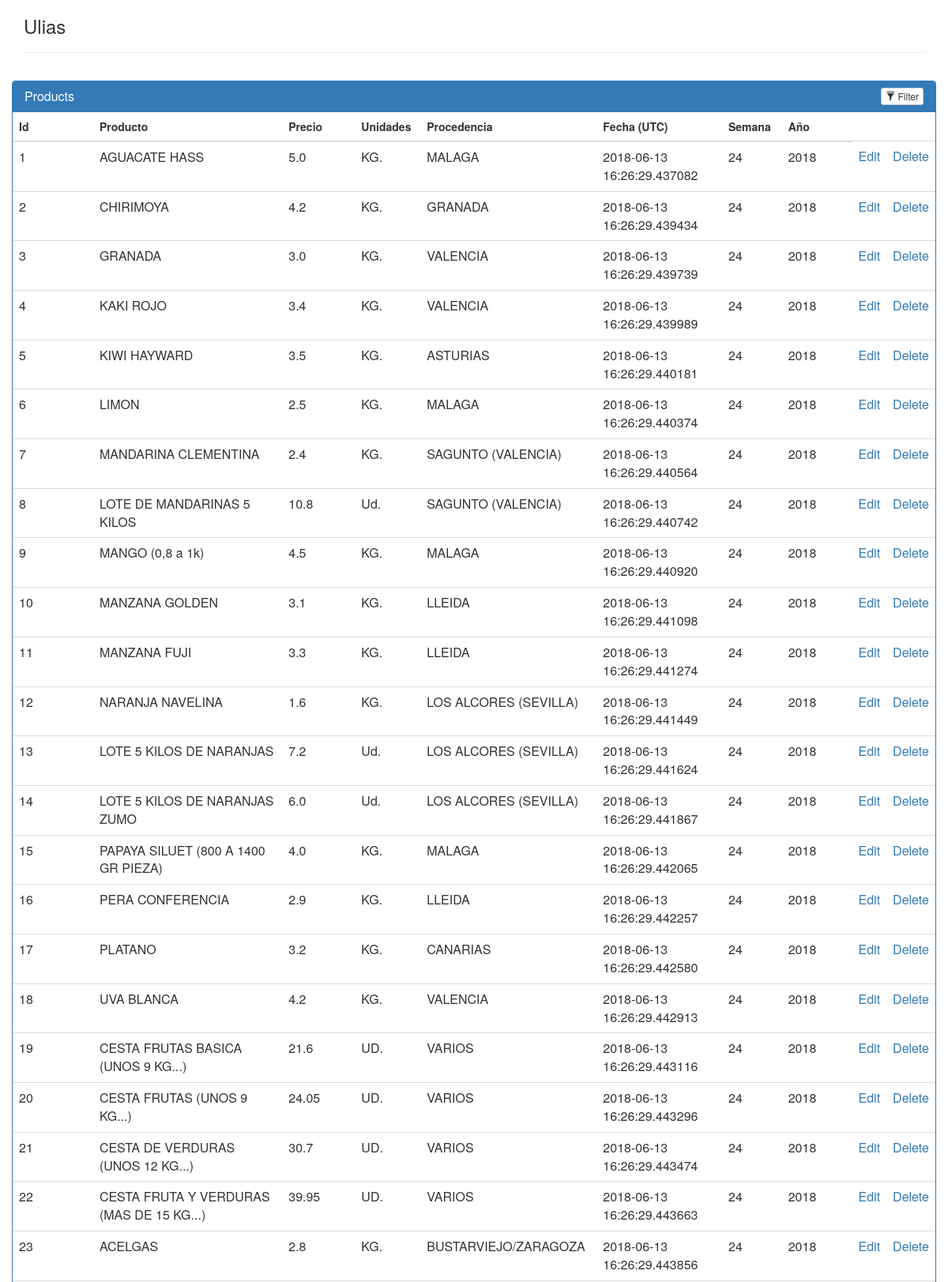
Page /agricultores/1/ (signed in, upper part) on the committed database.
### application/models.py (models this page shows, shortened)
class Agricultor(db.Model):
	__tablename__ = 'agricultor'
	name = db.Column(db.String(80), nullable = False)
	id = db.Column(db.Integer, primary_key = True)
	def __init__(self, name):
		self.name = name
	def __repr__(self):
		return '<Agricultor %r>' % self.name

class Productos(db.Model):
    __tablename__ = 'productos'
    product_id = db.Column(db.Integer, primary_key=True, autoincrement=True, nullable=False)
    units = db.Column(db.String(80))
    product_title = db.Column(db.String(80))
    location_origin = db.Column(db.String(80))
    unit_price = db.Column(db.Float(8))
    amount = db.Column(db.Float(8))
    current_price = db.Column(db.Float(8))
    created_date = db.Column(db.DateTime, default=datetime.datetime.utcnow)
    week = db.Column(db.Integer, default=date.today().isocalendar()[1])
    year = db.Column(db.Integer, default=date.today().year)
    agricultor_id = db.Column(db.Integer, db.ForeignKey('agricultor.id'))
    agricultor = db.relationship(Agricultor)

### application.py (the view)
@application.route('/agricultores/<int:agricultor_id>/', methods=['GET'])
@login_required(role="CUSTOMER")
def agricultorMenu(agricultor_id):
    db.session.commit()
    agricultor = db.session.query(Agricultor).filter_by(id=agricultor_id).one()
    items = db.session.query(Productos)
    return render_template('menu.html', agricultor=agricultor, items=items)

### application.py (called while the page is built)
def login_required(role="ANY"):
    def wrapper(fn):
        @wraps(fn)
        def decorated_view(*args, **kwargs):
            if not current_user.is_authenticated:
              return login_manager.unauthorized()
            elif (current_user.user_role == "ADMIN"):
                return fn(*args, **kwargs)
            elif ((current_user.user_role != role) and (role != "ANY")):
                return login_manager.unauthorized()
            else:
                return fn(*args, **kwargs)
        return decorated_view
    return wrapper

@login_manager.user_loader
def load_user(user_id):
    return User.query.get(int(user_id))

### application/templates/menu.html (shortened to what this page needs)
<html>
<head>
	<link rel=stylesheet type=text/css href="{{ url_for('static', filename='styles.css') }}">
	<link rel=stylesheet type=text/css href="https://netdna.bootstrapcdn.com/bootstrap/3.1.0/css/bootstrap.min.css">
</head>
<body>
	<div class="container">
	    <h3>{{agricultor.name}}</h3>
	    <hr>
	    <div class="row">
	        <div class="panel panel-primary filterable">
	            <div class="panel-heading">
	                <h3 class="panel-title">Products</h3>
	                <div class="pull-right">
	                    <button class="btn btn-default btn-xs btn-filter"><span class="glyphicon glyphicon-filter"></span> Filter</button>
	                </div>
	            </div>
	            <table class="table">
	                <thead>
	                    <tr class="filters">
	                        <th><input type="text" class="form-control" placeholder="Id" disabled></th>
	                        <th><input type="text" class="form-control" placeholder="Producto" disabled></th>
	                        <th><input type="text" class="form-control" placeholder="Precio" disabled></th>
	                        <th><input type="text" class="form-control" placeholder="Unidades" disabled></th>
	                        <th><input type="text" class="form-control" placeholder="Procedencia" disabled></th>
	                        <th><input type="text" class="form-control" placeholder="Fecha (UTC)" disabled></th>
	                        <th><input type="text" class="form-control" placeholder="Semana" disabled></th>
	                        <th><input type="text" class="form-control" placeholder="Año" disabled></th>
	                    </tr>
	                </thead>
	                <tbody>
	                    {% for i in items %}
	                    <tr>
	                        <td>{{i.product_id}}</td>
	                        <td>{{i.product_title}}</td>
	                        <td>{{i.unit_price}}</td>
	                        <td>{{i.units}}</td>
	                        <td>{{i.location_origin}}</td>
	                        <td>{{i.created_date}}</td>
	                        <td>{{i.week}}</td>
	                        <td>{{i.year}}</td>
	                        <td><a href="{{url_for('editMenuItem',agricultor_id = agricultor.id, product_id=i.product_id)}}">Edit</a></td>
	                        <td><a href="{{url_for('deleteMenuItem', agricultor_id = agricultor.id, product_id=i.product_id)}}">Delete</a></td>
	                    </tr>
	                    {% endfor %}
	                </tbody>
	            </table>
	        </div>
	    </div>
	</div>
</body>
</html>

### application/static/styles.css (style rules this page uses)
.filterable { margin-top: 15px; }
.filterable .panel-heading .pull-right { margin-top: -20px; }
.filterable .filters input[disabled] { background-color: transparent; border: none; cursor: auto; box-shadow: none; padding: 0; height: auto; }

### rows in the picture
Agricultor: name "Ulias"
Productos: product_id "1", product_title "AGUACATE HASS", unit_price "5.0", units "KG.", location_origin "MALAGA", created_date "2018-06-13 16:26:29.437082", week "24", year "2018"
Productos: product_id "2", product_title "CHIRIMOYA", unit_price "4.2", units "KG.", location_origin "GRANADA", created_date "2018-06-13 16:26:29.439434", week "24", year "2018"
Productos: product_id "3", product_title "GRANADA", unit_price "3.0", units "KG.", location_origin "VALENCIA", created_date "2018-06-13 16:26:29.439739", week "24", year "2018"
Productos: product_id "4", product_title "KAKI ROJO", unit_price "3.4", units "KG.", location_origin "VALENCIA", created_date "2018-06-13 16:26:29.439989", week "24", year "2018"
Productos: product_id "5", product_title "KIWI HAYWARD", unit_price "3.5", units "KG.", location_origin "ASTURIAS", created_date "2018-06-13 16:26:29.440181", week "24", year "2018"
Productos: product_id "6", product_title "LIMON", unit_price "2.5", units "KG.", location_origin "MALAGA", created_date "2018-06-13 16:26:29.440374", week "24", year "2018"
Productos: product_id "7", product_title "MANDARINA CLEMENTINA", unit_price "2.4", units "KG.", location_origin "SAGUNTO (VALENCIA)", created_date "2018-06-13 16:26:29.440564", week "24", year "2018"
Productos: product_id "8", product_title "LOTE DE MANDARINAS 5 KILOS", unit_price "10.8", units "Ud.", location_origin "SAGUNTO (VALENCIA)", created_date "2018-06-13 16:26:29.440742", week "24", year "2018"
Productos: product_id "9", product_title "MANGO (0,8 a 1k)", unit_price "4.5", units "KG.", location_origin "MALAGA", created_date "2018-06-13 16:26:29.440920", week "24", year "2018"
Productos: product_id "10", product_title "MANZANA GOLDEN", unit_price "3.1", units "KG.", location_origin "LLEIDA", created_date "2018-06-13 16:26:29.441098", week "24", year "2018"
Productos: product_id "11", product_title "MANZANA FUJI", unit_price "3.3", units "KG.", location_origin "LLEIDA", created_date "2018-06-13 16:26:29.441274", week "24", year "2018"
Productos: product_id "12", product_title "NARANJA NAVELINA", unit_price "1.6", units "KG.", location_origin "LOS ALCORES (SEVILLA)", created_date "2018-06-13 16:26:29.441449", week "24", year "2018"
Productos: product_id "13", product_title "LOTE 5 KILOS DE NARANJAS", unit_price "7.2", units "Ud.", location_origin "LOS ALCORES (SEVILLA)", created_date "2018-06-13 16:26:29.441624", week "24", year "2018"
Productos: product_id "14", product_title "LOTE 5 KILOS DE NARANJAS ZUMO", unit_price "6.0", units "Ud.", location_origin "LOS ALCORES (SEVILLA)", created_date "2018-06-13 16:26:29.441867", week "24", year "2018"
Productos: product_id "15", product_title "PAPAYA SILUET (800 A 1400 GR PIEZA)", unit_price "4.0", units "KG.", location_origin "MALAGA", created_date "2018-06-13 16:26:29.442065", week "24", year "2018"
Productos: product_id "16", product_title "PERA CONFERENCIA", unit_price "2.9", units "KG.", location_origin "LLEIDA", created_date "2018-06-13 16:26:29.442257", week "24", year "2018"
Productos: product_id "17", product_title "PLATANO", unit_price "3.2", units "KG.", location_origin "CANARIAS", created_date "2018-06-13 16:26:29.442580", week "24", year "2018"
Productos: product_id "18", product_title "UVA BLANCA", unit_price "4.2", units "KG.", location_origin "VALENCIA", created_date "2018-06-13 16:26:29.442913", week "24", year "2018"
Productos: product_id "19", product_title "CESTA FRUTAS BASICA (UNOS 9 KG...)", unit_price "21.6", units "UD.", location_origin "VARIOS", created_date "2018-06-13 16:26:29.443116", week "24", year "2018"
Productos: product_id "20", product_title "CESTA FRUTAS (UNOS 9 KG...)", unit_price "24.05", units "UD.", location_origin "VARIOS", created_date "2018-06-13 16:26:29.443296", week "24", year "2018"
Productos: product_id "21", product_title "CESTA DE VERDURAS (UNOS 12 KG...)", unit_price "30.7", units "UD.", location_origin "VARIOS", created_date "2018-06-13 16:26:29.443474", week "24", year "2018"
Productos: product_id "22", product_title "CESTA FRUTA Y VERDURAS (MAS DE 15 KG...)", unit_price "39.95", units "UD.", location_origin "VARIOS", created_date "2018-06-13 16:26:29.443663", week "24", year "2018"
Productos: product_id "23", product_title "ACELGAS", unit_price "2.8", units "KG.", location_origin "BUSTARVIEJO/ZARAGOZA", created_date "2018-06-13 16:26:29.443856", week "24", year "2018"
